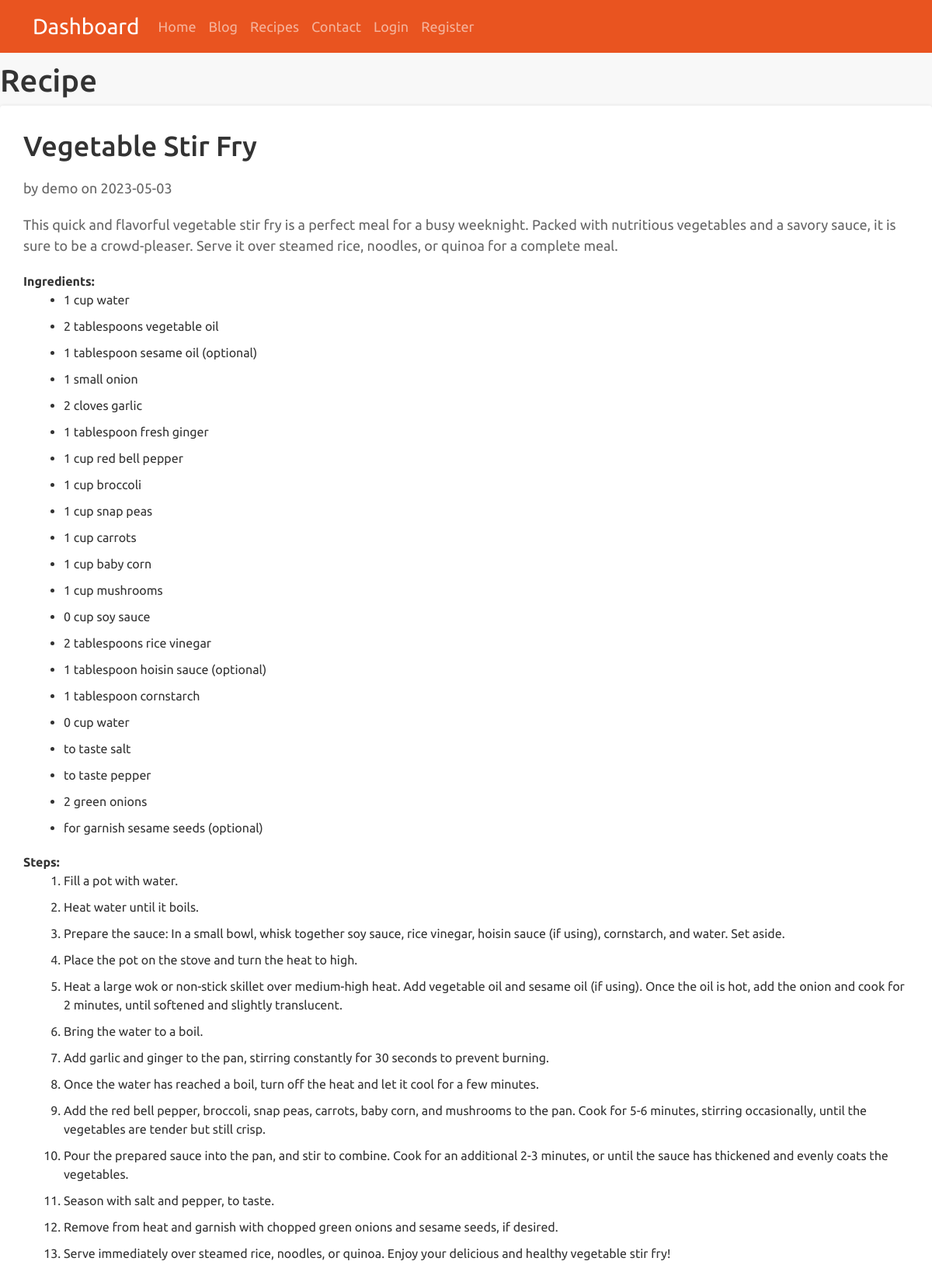
/recipe/view/1, run on the app's committed database.
### tables this page shows
CREATE TABLE recipe (
  id INTEGER PRIMARY KEY AUTOINCREMENT,
  author_id INTEGER NOT NULL,
  created TIMESTAMP NOT NULL DEFAULT CURRENT_TIMESTAMP,
  title TEXT NOT NULL,
  body TEXT NOT NULL,
  FOREIGN KEY (author_id) REFERENCES user (id)
);

CREATE TABLE user (
  id INTEGER PRIMARY KEY AUTOINCREMENT,
  username TEXT UNIQUE NOT NULL,
  password TEXT NOT NULL,
  salt TEXT NOT NULL
);

CREATE TABLE recipe_ingredients

(recipe_id_fk INTEGER NOT NULL,

id INTEGER NOT NULL PRIMARY KEY AUTOINCREMENT,

name TEXT NOT NULL,

quantity INTEGER NOT NULL,

measure_type TEXT NOT NULL,

FOREIGN KEY (recipe_id_fk) REFERENCES recipe (id)

);

CREATE TABLE steps
(
recipe_id_fk INTEGER NOT NULL,
step_num INTEGER NOT NULL,
description TEXT NOT NULL,
FOREIGN KEY (recipe_id_fk) REFERENCES recipe (id)
);

### tastytable/recipe.py (the view)
@bp.route('/view/<int:id>')
def view_recipe(id):
    db = get_db()
    recipe = get_recipe(id, check_author=False)
    ingredients = db.execute(
        'SELECT ri.recipe_id_fk, name, quantity, measure_type'
        ' FROM recipe_ingredients ri JOIN recipe r ON ri.recipe_id_fk = r.id'
        ' WHERE r.id = ?',
        (id,)
    ).fetchall()
    steps = db.execute(
        'SELECT s.recipe_id_fk, step_num, description'
        ' FROM steps s JOIN recipe r ON s.recipe_id_fk = r.id'
        ' WHERE r.id = ?'
        ' ORDER BY step_num ASC',
        (id,)
    ).fetchall()
    return render_template('recipe/recipe.html', recipe=recipe, ingredients=ingredients, steps=steps)

### tastytable/auth.py (called while the page is built)
@bp.before_app_request
def load_logged_in_user():
    user_id = session.get('user_id')
    if user_id is None:
        g.user = None
    else:
        g.user = get_db().execute(
            'SELECT * FROM user WHERE id = ?', (user_id,)
        ).fetchone()

### tastytable/db.py (called while the page is built)
def get_db():
    if 'db' not in g:
        g.db = sqlite3.connect(
            current_app.config['DATABASE'],
            detect_types=sqlite3.PARSE_DECLTYPES
        )
        g.db.row_factory = sqlite3.Row
    return g.db

### tastytable/recipe.py (called while the page is built)
def get_recipe(id, check_author=True):
    recipe = get_db().execute(
        'SELECT r.id, title, body, created, author_id, username'
        ' FROM recipe r JOIN user u ON r.author_id = u.id'
        ' WHERE r.id = ?',
        (id,)
    ).fetchone()
    if recipe is None:
        abort(404, f"Recipe id {id} doesn't exist.")
    if check_author and recipe['author_id'] != g.user['id']:
        abort(403)
    return recipe

### tastytable/templates/recipe/recipe.html (shortened to what this page needs)
<head>
  <link rel="stylesheet" href="{{ url_for('static' , filename = "css/bootstrap.min.css") }}">
</head>
<body>
  <nav class="navbar fixed-top navbar-expand-lg navbar-dark bg-primary">
    <div class="container">
      <a class="navbar-brand" href="#">Dashboard</a>
      <div class="collapse navbar-collapse" id="navbarNav">
        <ul class="navbar-nav ml-auto">
          <li class="nav-item active">
            <a class="nav-link" href="/">Home</a>
          </li>
          <li class="nav-item">
            <a class="nav-link" href="/blog">Blog</a>
          </li>
		  <li class="nav-item">
				<a class="nav-link" href="/recipe">Recipes </a>
		</li>
          <li class="nav-item">
            <a class="nav-link" href="/contact">Contact</a>
          </li>
	{% if g.user %}
		  <li class="nav-item"><a class="nav-link" href="#">Welcome, {{g.user['username'] }}
		  </a></li>
		  <li class="nav-item"><a class="nav-link" href="/auth/logout">Log Out</a></li>
	{% else %}
		<li class="nav-item">
            <a class="nav-link" href="/auth/login">Login</a>
          </li>
	<li class="nav-item">
            <a class="nav-link" href="/auth/register">Register</a>
	{% endif %}
        </ul>
      </div>
    </div>
  </nav>
{% block header %}
  <h1>{% block title %}Recipe{% endblock %}</h1>
{% endblock %}
{% block content %}
    <article class="recipe">
      <header>
        <div>
          <h1>{{ recipe['title'] }}</h1>
          <div class="about">by {{ recipe['username'] }} on {{ recipe['created'].strftime('%Y-%m-%d') }}</div>
        </div>
      </header>
      <p class="body">{{ recipe['body'] }}</p>
	 <span><b>Ingredients:</b></span>
  <ul>
	 {% for ingredient in ingredients %}
  <li>{{ingredient['quantity']}} {{ingredient['measure_type']}} {{ingredient['name']}}</li>
	 {% endfor %}
 </ul>
	  <span><b>Steps:</b></span>
    <ol>
	  {% for step in steps %}
    <li>{{ step['description'] }}</li>
	  {% endfor %}
  </ol>
    </article>
{% endblock %}

### tastytable/templates/recipe/recipe.html (style rules this page uses)
body { background-color: #f8f8f8; }
.navbar { background-color: #2c3e50; }
.navbar-brand { font-size: 28px; }
.navbar-nav .nav-link { font-size: 18px; }
body { padding-top: 80px; }
.recipe { background-color: #ffffff; border-radius: 4px; box-shadow: 0 0 4px rgba(0, 0, 0, 0.1); margin-bottom: 30px; padding: 30px; }
.recipe h1 { color: #333333; font-size: 36px; margin-bottom: 20px; }
.recipe .about { color: #666666; font-size: 18px; margin-bottom: 20px; }
.recipe .body { color: #666666; font-size: 18px; line-height: 1.5; margin-bottom: 20px; }
.recipe p { margin-bottom: 10px; }
.recipe ul { list-style: disc; margin-bottom: 20px; margin-left: 20px; }
.recipe ul li { margin-bottom: 10px; }
.recipe ol { list-style: decimal; margin-bottom: 20px; margin-left: 20px; }
.recipe ol li { margin-bottom: 10px; }

### data on the page
recipe: title "Vegetable Stir Fry", created "2023-05-03", body "This quick and flavorful vegetable stir fry is a perfect meal for a busy weeknight. Packed with nutritious vegetables and a savory sauce, it is sure to be a crowd-pleaser. Serve it over steamed rice, noodles, or quinoa for a complete meal."
user: username "demo"
recipe_ingredients: quantity "1", measure_type "cup", name "water"
recipe_ingredients: quantity "2", measure_type "tablespoons", name "vegetable oil"
recipe_ingredients: quantity "1", measure_type "tablespoon", name "sesame oil (optional)"
recipe_ingredients: quantity "1", measure_type "small", name "onion"
recipe_ingredients: quantity "2", measure_type "cloves", name "garlic"
recipe_ingredients: quantity "1", measure_type "tablespoon", name "fresh ginger"
recipe_ingredients: quantity "1", measure_type "cup", name "red bell pepper"
recipe_ingredients: quantity "1", measure_type "cup", name "broccoli"
recipe_ingredients: quantity "1", measure_type "cup", name "snap peas"
recipe_ingredients: quantity "1", measure_type "cup", name "carrots"
recipe_ingredients: quantity "1", measure_type "cup", name "baby corn"
recipe_ingredients: quantity "1", measure_type "cup", name "mushrooms"
recipe_ingredients: quantity "0", measure_type "cup", name "soy sauce"
recipe_ingredients: quantity "2", measure_type "tablespoons", name "rice vinegar"
recipe_ingredients: quantity "1", measure_type "tablespoon", name "hoisin sauce (optional)"
recipe_ingredients: quantity "1", measure_type "tablespoon", name "cornstarch"
recipe_ingredients: quantity "0", measure_type "cup", name "water"
recipe_ingredients: quantity "to taste", name "salt"
recipe_ingredients: quantity "to taste", name "pepper"
recipe_ingredients: quantity "2", name "green onions"
recipe_ingredients: quantity "for garnish", name "sesame seeds (optional)"
steps: description "Fill a pot with water."
steps: description "Heat water until it boils."
steps: description "Prepare the sauce: In a small bowl, whisk together soy sauce, rice vinegar, hoisin sauce (if using), cornstarch, and water. Set aside."
steps: description "Place the pot on the stove and turn the heat to high."
steps: description "Heat a large wok or non-stick skillet over medium-high heat. Add vegetable oil and sesame oil (if using). Once the oil is hot, add the onion and cook for 2 minutes, until softened and slightly translucent."
steps: description "Bring the water to a boil."
steps: description "Add garlic and ginger to the pan, stirring constantly for 30 seconds to prevent burning."
steps: description "Once the water has reached a boil, turn off the heat and let it cool for a few minutes."
steps: description "Add the red bell pepper, broccoli, snap peas, carrots, baby corn, and mushrooms to the pan. Cook for 5-6 minutes, stirring occasionally, until the vegetables are tender but still crisp."
steps: description "Pour the prepared sauce into the pan, and stir to combine. Cook for an additional 2-3 minutes, or until the sauce has thickened and evenly coats the vegetables."
steps: description "Season with salt and pepper, to taste."
steps: description "Remove from heat and garnish with chopped green onions and sesame seeds, if desired."
steps: description "Serve immediately over steamed rice, noodles, or quinoa. Enjoy your delicious and healthy vegetable stir fry!"
